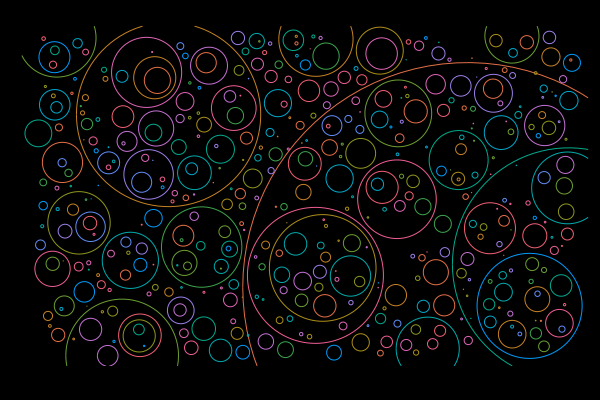

Recreate this plot in Julia.
#!/usr/bin/env julia

using Plots
using Statistics
using Colors

gr()

n = 5;
x = 50 .* rand(n) .- 25;
y = 30 .* rand(n) .- 15;

px = x;
py = y;

t = range(-π, π, length = 100)
plot(
    0,
    0,
    legend = :none,
    aspect_ratio = :equal,
    border = :none,
    axis = nothing,
    background_color = :black,
    xlim = [-25, 25],
    ylim = [-15, 15],
)

function foo(x, y, px, py)
    for i = 1:n
        d = (x[i] .- px[i+1:end]) .^ 2 + (y[i] .- py[i+1:end]) .^ 2
        r = sqrt(min(d...)) - 0.4

        if r < 0
            r = 0
        end

        cx = x[i] .+ r .* cos.(t)
        cy = y[i] .+ r .* sin.(t)

        px = [px; cx]
        py = [py; cy]

        plot!(
            cx,
            cy,
            legend = :none,
            aspect_ratio = :equal,
            grid = false,
            border = :none,
            axis = nothing,
        )
    end
    return px, py
end

function foo2(px, py)
    for i = 1:200
        x = 50 .* rand(n) .- 25
        y = 30 .* rand(n) .- 15
        px, py = foo(x, y, px, py)
    end
end

px, py = foo(x, y, px, py)

foo2(px, py)

display(plot!(
    0,
    0,
    legend = :none,
    aspect_ratio = :equal,
    border = :none,
    axis = nothing,
))
savefig("circles.svg")
savefig("circles.png")
